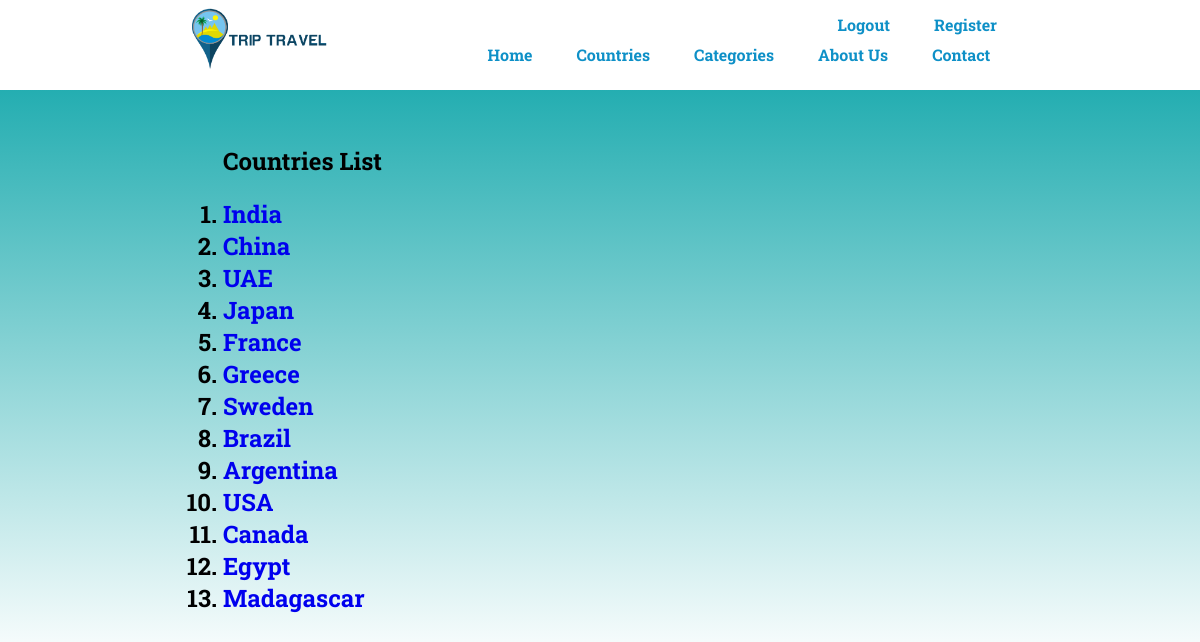
/countries_list/ (signed in), run on the app's committed database.
### home_page/models.py (models this page shows, shortened)
class Countries(models.Model):
    Id = models.CharField(primary_key=True,max_length=10)
    Name = models.CharField(max_length=50)
    Location = models.CharField(max_length=50)
    About = models.TextField()
    Image = models.ImageField(upload_to="Countries",blank=True,null=True)

### login/views.py (the view)
# urls.py: url(r'^countries_list/$',CountriesListView.as_view(), name='list'),
class CountriesListView(ListView):
    model=Countries
    context_object_name= 'countries_list'

### templates/home_page/countries_list.html (shortened to what this page needs)
<!DOCTYPE html>
{% load staticfiles %}
<html>
  <head>
    <link rel="stylesheet" type="text/css" href="{% static 'css/style.css' %}">
  </head>
   {% if user.is_superuser %}
  <body>
    <header class="hed">
  		<div class="hed-div">
  		<a href="index.html"><img src="{% static 'images/travel.jpg' %}" alt="Logo" width="150px" class="hed-div-img"><a>
  		<nav class="hed-nav">
        <div class="log-reg">
  				<ul>
  				{% if request.user.is_authenticated %}
  				<li><a href="{% url 'logout' %}">Logout</a></li>
  				{% else %}
  				<li> <a href="{% url 'user_login' %}">Login</a> </li>
  				{% endif %}
  				<li> <a href="{% url 'register' %}">Register</a> </li>
  			</ul>
  			</div>
  			<ul>
  				<li><a href="{% url 'index' %}">Home</a></li>
  				<li><a href="{% url 'home_page:countries' %}">Countries</a></li>
  				<li><a>Categories</a>
  				</li>
  				<li><a href="{% url 'home_page:aboutus' %}">About Us</a></li>
  				<li><a>Contact</a>
  				</li>
  			</ul>
  		</nav>
  		</div>
  	</header>
    <section class="sec">
    <div class="countrylist">
    <h1>Countries List</h1>
    <br>
    <ol>
      {% for i in countries_list %}
        <h2><li><a href="{% url 'detail' i.Id %}"> {{ i.Name }}</a></li></h2>
      {% endfor %}
    </ol>
  </div>
  </section>
  </body>
  {% endif %}
</html>

### static/css/style.css (style rules this page uses)
* { margin: 0px; padding: 0px; font-family: 'Roboto Slab', serif; }
body { background: linear-gradient(to bottom,#02a1a5,#fff); background-size: cover; }
.hed { background: #fff; height: 90px; max-height: 90px; }
.hed::after { content:" "; clear: both; display: block; }
.hed-div { max-width: 1000px; margin: 0px 183px; }
.log-reg { margin-left: 310px; display:block; text-decoration: none; }
.hed-div-img { float: left; }
.hed-nav { float: right; }
.hed-nav ul { max-height: 30px; }
.hed-nav ul li { display: inline-block; min-height: 20px; position: relative; }
.hed-nav ul li a { text-decoration: none; padding: 10px 20px; color: #0E90C7; font-weight: bolder; line-height: 50px; }
.countrylist { margin: 55px 40px; }
.countrylist a { text-decoration: none; }
.sec { margin:0px 183px 50px 183px; }

### data on the page
Countries: Name "India"
Countries: Name "China"
Countries: Name "UAE"
Countries: Name "Japan"
Countries: Name "France"
Countries: Name "Greece"
Countries: Name "Sweden"
Countries: Name "Brazil"
Countries: Name "Argentina"
Countries: Name "USA"
Countries: Name "Canada"
Countries: Name "Egypt"
Countries: Name "Madagascar"
